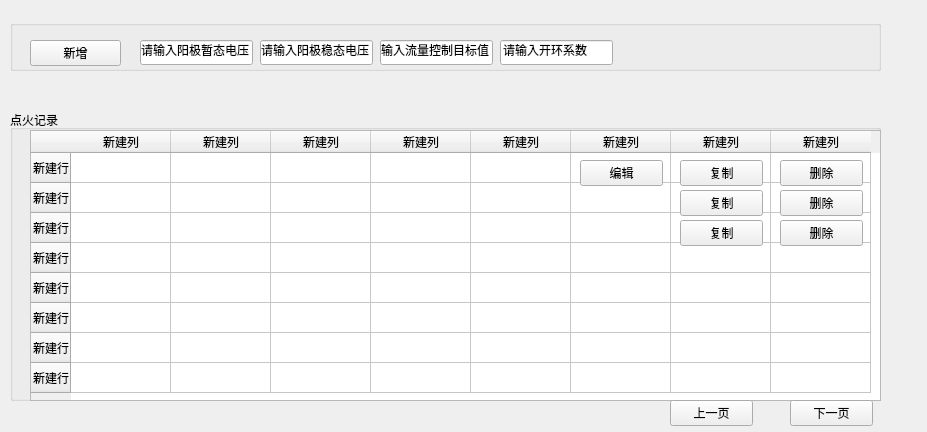
<?xml version="1.0" encoding="UTF-8"?>
<ui version="4.0">
 <class>Form</class>
 <widget class="QWidget" name="Form">
  <property name="geometry">
   <rect>
    <x>0</x>
    <y>0</y>
    <width>927</width>
    <height>432</height>
   </rect>
  </property>
  <property name="windowTitle">
   <string>Form</string>
  </property>
  <widget class="QGroupBox" name="groupBox">
   <property name="geometry">
    <rect>
     <x>10</x>
     <y>20</y>
     <width>871</width>
     <height>51</height>
    </rect>
   </property>
   <property name="title">
    <string/>
   </property>
   <widget class="QPushButton" name="pushButton">
    <property name="geometry">
     <rect>
      <x>20</x>
      <y>20</y>
      <width>91</width>
      <height>26</height>
     </rect>
    </property>
    <property name="text">
     <string>新增</string>
    </property>
   </widget>
   <widget class="QLineEdit" name="lineEdit">
    <property name="geometry">
     <rect>
      <x>130</x>
      <y>20</y>
      <width>113</width>
      <height>25</height>
     </rect>
    </property>
    <property name="text">
     <string>请输入阳极暂态电压</string>
    </property>
   </widget>
   <widget class="QLineEdit" name="lineEdit_2">
    <property name="geometry">
     <rect>
      <x>250</x>
      <y>20</y>
      <width>113</width>
      <height>25</height>
     </rect>
    </property>
    <property name="text">
     <string>请输入阳极稳态电压</string>
    </property>
   </widget>
   <widget class="QLineEdit" name="lineEdit_3">
    <property name="geometry">
     <rect>
      <x>370</x>
      <y>20</y>
      <width>113</width>
      <height>25</height>
     </rect>
    </property>
    <property name="text">
     <string>请输入流量控制目标值</string>
    </property>
   </widget>
   <widget class="QLineEdit" name="lineEdit_4">
    <property name="geometry">
     <rect>
      <x>490</x>
      <y>20</y>
      <width>113</width>
      <height>25</height>
     </rect>
    </property>
    <property name="text">
     <string>请输入开环系数</string>
    </property>
   </widget>
  </widget>
  <widget class="QGroupBox" name="groupBox_2">
   <property name="geometry">
    <rect>
     <x>10</x>
     <y>110</y>
     <width>871</width>
     <height>291</height>
    </rect>
   </property>
   <property name="title">
    <string>点火记录</string>
   </property>
   <widget class="QTableWidget" name="tableWidget">
    <property name="geometry">
     <rect>
      <x>20</x>
      <y>20</y>
      <width>851</width>
      <height>271</height>
     </rect>
    </property>
    <row>
     <property name="text">
      <string>新建行</string>
     </property>
    </row>
    <row>
     <property name="text">
      <string>新建行</string>
     </property>
    </row>
    <row>
     <property name="text">
      <string>新建行</string>
     </property>
    </row>
    <row>
     <property name="text">
      <string>新建行</string>
     </property>
    </row>
    <row>
     <property name="text">
      <string>新建行</string>
     </property>
    </row>
    <row>
     <property name="text">
      <string>新建行</string>
     </property>
    </row>
    <row>
     <property name="text">
      <string>新建行</string>
     </property>
    </row>
    <row>
     <property name="text">
      <string>新建行</string>
     </property>
    </row>
    <column>
     <property name="text">
      <string>新建列</string>
     </property>
    </column>
    <column>
     <property name="text">
      <string>新建列</string>
     </property>
    </column>
    <column>
     <property name="text">
      <string>新建列</string>
     </property>
    </column>
    <column>
     <property name="text">
      <string>新建列</string>
     </property>
    </column>
    <column>
     <property name="text">
      <string>新建列</string>
     </property>
    </column>
    <column>
     <property name="text">
      <string>新建列</string>
     </property>
    </column>
    <column>
     <property name="text">
      <string>新建列</string>
     </property>
    </column>
    <column>
     <property name="text">
      <string>新建列</string>
     </property>
    </column>
   </widget>
   <widget class="QPushButton" name="pushButton_3">
    <property name="geometry">
     <rect>
      <x>670</x>
      <y>50</y>
      <width>83</width>
      <height>26</height>
     </rect>
    </property>
    <property name="text">
     <string>复制</string>
    </property>
   </widget>
   <widget class="QPushButton" name="pushButton_4">
    <property name="geometry">
     <rect>
      <x>670</x>
      <y>80</y>
      <width>83</width>
      <height>26</height>
     </rect>
    </property>
    <property name="text">
     <string>复制</string>
    </property>
   </widget>
   <widget class="QPushButton" name="pushButton_5">
    <property name="geometry">
     <rect>
      <x>670</x>
      <y>110</y>
      <width>83</width>
      <height>26</height>
     </rect>
    </property>
    <property name="text">
     <string>复制</string>
    </property>
   </widget>
   <widget class="QPushButton" name="pushButton_6">
    <property name="geometry">
     <rect>
      <x>770</x>
      <y>50</y>
      <width>83</width>
      <height>26</height>
     </rect>
    </property>
    <property name="text">
     <string>删除</string>
    </property>
   </widget>
   <widget class="QPushButton" name="pushButton_7">
    <property name="geometry">
     <rect>
      <x>770</x>
      <y>80</y>
      <width>83</width>
      <height>26</height>
     </rect>
    </property>
    <property name="text">
     <string>删除</string>
    </property>
   </widget>
   <widget class="QPushButton" name="pushButton_8">
    <property name="geometry">
     <rect>
      <x>770</x>
      <y>110</y>
      <width>83</width>
      <height>26</height>
     </rect>
    </property>
    <property name="text">
     <string>删除</string>
    </property>
   </widget>
   <widget class="QPushButton" name="pushButton_9">
    <property name="geometry">
     <rect>
      <x>570</x>
      <y>50</y>
      <width>83</width>
      <height>26</height>
     </rect>
    </property>
    <property name="text">
     <string>编辑</string>
    </property>
   </widget>
  </widget>
  <widget class="QPushButton" name="pushButton_2">
   <property name="geometry">
    <rect>
     <x>670</x>
     <y>400</y>
     <width>83</width>
     <height>26</height>
    </rect>
   </property>
   <property name="text">
    <string>上一页</string>
   </property>
  </widget>
  <widget class="QPushButton" name="pushButton_10">
   <property name="geometry">
    <rect>
     <x>790</x>
     <y>400</y>
     <width>83</width>
     <height>26</height>
    </rect>
   </property>
   <property name="text">
    <string>下一页</string>
   </property>
  </widget>
 </widget>
 <resources/>
 <connections/>
</ui>
